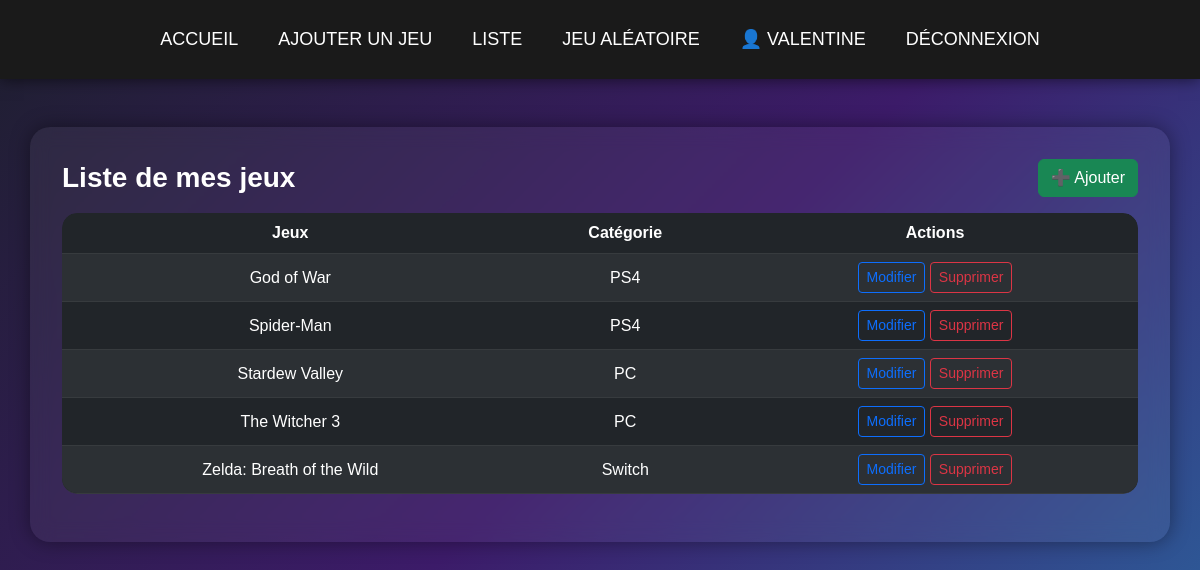
/list.php (signed in), run on the app's committed database.
### tables this page shows
CREATE TABLE app (
                     id INT AUTO_INCREMENT PRIMARY KEY,
                     jeu VARCHAR(255) NOT NULL,
                     categorie VARCHAR(50) NOT NULL,
                     user_id INT NOT NULL,
                     FOREIGN KEY (user_id) REFERENCES validation(id) ON DELETE CASCADE
);

### list.php (the view, shortened to what this page needs)
<?php
require_once 'config.php';
$supprime = $_GET['supprime'] ?? null;
$userId = $_SESSION['user']['id'];
try {
    $stmt = $pdo->prepare('SELECT * FROM app WHERE user_id = :uid ORDER BY jeu ASC');
    $stmt->execute([':uid' => $userId]);
    $jeux = $stmt->fetchAll();
} catch (PDOException $e) {
    die('Erreur : ' . $e->getMessage());
}
?>
<!DOCTYPE html>
<html lang="fr">
<head>
    <link href="https://cdn.jsdelivr.net/npm/bootstrap@5.3.0/dist/css/bootstrap.min.css" rel="stylesheet">
    <link rel="stylesheet" href="style.css" />
</head>
<body>
<?php include 'navbar.php'; ?>
<div class="container mt-5 card-liste">
    <div class="d-flex justify-content-between align-items-center mb-3">
        <h1 class="text-white mb-0 fs-3">Liste de mes jeux</h1>
        <button class="btn btn-success" data-bs-toggle="modal" data-bs-target="#ajoutModal">➕ Ajouter</button>
    </div>
    <div class="table-responsive">
        <table class="table table-dark table-striped text-center align-middle table-rounded">
        <thead>
            <tr>
                <th>Jeux</th>
                <th>Catégorie</th>
                <th>Actions</th>
            </tr>
            </thead>
            <tbody>
            <?php foreach ($jeux as $jeu): ?>
                <tr>
                    <td><?= htmlspecialchars($jeu['jeu']) ?></td>
                    <td><?= htmlspecialchars($jeu['categorie']) ?></td>
                    <td>
                        <?php if ($supprime == $jeu['id']): ?>
                            <span class="text-success fw-bold">Supprimé</span>
                        <?php else: ?>
                            <a href="modifier.php?numJeu=<?= $jeu['id'] ?>" class="btn btn-sm btn-outline-primary">Modifier</a>
                            <a href="supprimer.php?numJeu=<?= $jeu['id'] ?>" class="btn btn-sm btn-outline-danger">Supprimer</a>
                        <?php endif; ?>
                    </td>
                </tr>
            <?php endforeach; ?>
            </tbody>
        </table>
    </div>
</div>
</body>
</html>

### navbar.php (shortened to what this page needs)
<nav class="navbar navbar-dark">
    <div class="container justify-content-center">
        <ul class="nav">
            <li class="nav-item"><a class="nav-link text-white" href="index.php">Accueil</a></li>
            <?php if (isset($_SESSION['user'])): ?>
                <li class="nav-item"><a class="nav-link text-white" href="ajout.php">Ajouter un jeu</a></li>
                <li class="nav-item"><a class="nav-link text-white" href="list.php">Liste</a></li>
            <?php endif; ?>
            <li class="nav-item"><a class="nav-link text-white" href="choix.php">Jeu Aléatoire</a></li>
            <?php if (isset($_SESSION['user'])): ?>
                <li class="nav-item">
                    <span class="nav-link text-white">👤 <?= htmlspecialchars($_SESSION['user']['pseudo']) ?></span>
                </li>
                <li class="nav-item"><a class="nav-link text-white" href="logout.php">Déconnexion</a></li>
            <?php else: ?>
                <li class="nav-item"><a class="nav-link text-white" href="connexion.php">Connexion</a></li>
                <li class="nav-item"><a class="nav-link text-white" href="inscription.php">Inscription</a></li>
            <?php endif; ?>
        </ul>
    </div>
</nav>

### style.css (style rules this page uses)
* { box-sizing: border-box; margin: 0; padding: 0; }
body { font-family: Arial, sans-serif; background: linear-gradient(135deg, #1e1f2f 0%, #3c1b69 50%, #2a68a2 100%); color: #ffffff; min-height: 100vh; }
.navbar { background-color: #1a1a1a !important; box-shadow: 0 0 15px rgba(0, 0, 0, 0.6); padding-top: 1rem; padding-bottom: 1rem; flex-direction: column; }
.nav { flex-wrap: wrap; justify-content: center; gap: 20px; }
.nav-link { color: #ffffff !important; font-size: 18px; text-transform: uppercase; position: relative; transition: color 0.3s ease; padding: 10px; }
.nav-link::after { content: ''; display: block; width: 0%; height: 2px; background: #f72585; transition: width 0.3s ease; position: absolute; bottom: -5px; left: 0; }
h1 { color: #ffffff !important; font-size: 32px; text-align: center; font-weight: 600; text-shadow: none; }
button, input[type="submit"], input[type="button"] { background-color: #7209b7; color: white; border: none; padding: 12px 24px; border-radius: 6px; font-size: 16px; cursor: pointer; transition: background-color 0.3s ease, box-shadow 0.3s ease; }
.btn-outline-danger { box-shadow: none !important; }
.card-liste { background: rgba(255, 255, 255, 0.05); backdrop-filter: blur(10px); border-radius: 20px; padding: 2rem; color: white; box-shadow: 0 0 20px rgba(0, 0, 0, 0.4); }
.table-rounded { border-collapse: separate; border-spacing: 0; border-radius: 15px; overflow: hidden; }
.table-rounded thead tr:first-child th:first-child { border-top-left-radius: 15px; }
.table-rounded thead tr:first-child th:last-child { border-top-right-radius: 15px; }
.table-rounded tbody tr:last-child td:first-child { border-bottom-left-radius: 15px; }
.table-rounded tbody tr:last-child td:last-child { border-bottom-right-radius: 15px; }

### data on the page
app: jeu "God of War", categorie "PS4"
app: jeu "Spider-Man", categorie "PS4"
app: jeu "Stardew Valley", categorie "PC"
app: jeu "The Witcher 3", categorie "PC"
app: jeu "Zelda: Breath of the Wild", categorie "Switch"

### other printed values
$_SESSION['user']['pseudo'] "VALENTINE"
